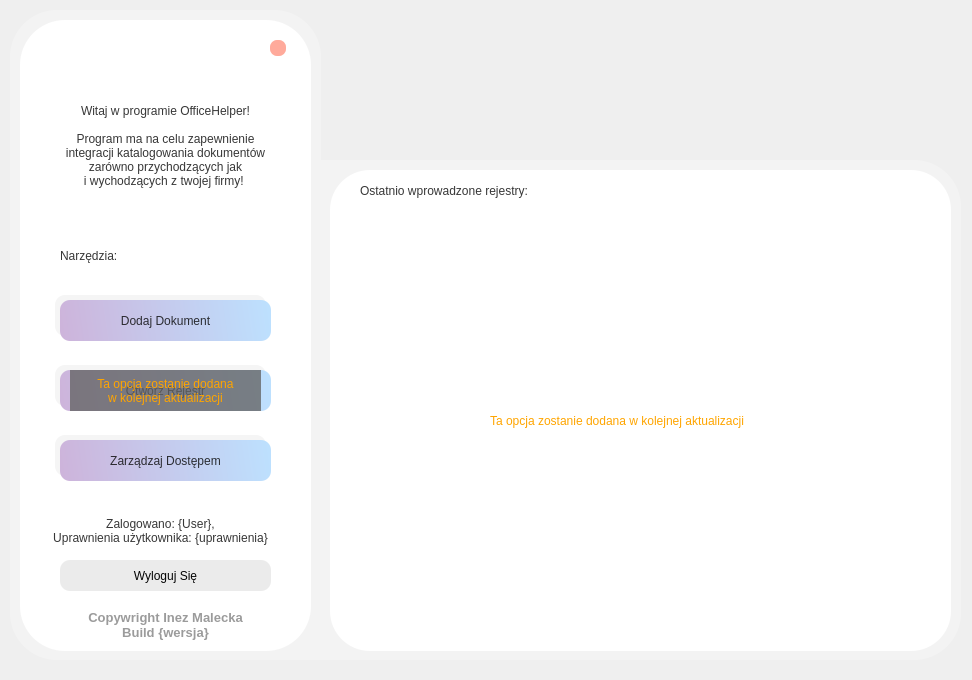
<?xml version="1.0" encoding="UTF-8"?>
<ui version="4.0">
 <class>mainwindow</class>
 <widget class="QWidget" name="mainwindow">
  <property name="geometry">
   <rect>
    <x>0</x>
    <y>0</y>
    <width>972</width>
    <height>680</height>
   </rect>
  </property>
  <property name="windowTitle">
   <string>MainWindow</string>
  </property>
  <widget class="QLabel" name="label">
   <property name="geometry">
    <rect>
     <x>10</x>
     <y>10</y>
     <width>311</width>
     <height>650</height>
    </rect>
   </property>
   <property name="font">
    <font>
     <stylestrategy>PreferAntialias</stylestrategy>
     <hintingpreference>PreferFullHinting</hintingpreference>
    </font>
   </property>
   <property name="mouseTracking">
    <bool>true</bool>
   </property>
   <property name="styleSheet">
    <string notr="true">
background-color:rgba(255, 255, 255, 70);
border-radius: 47px;
border-bottom-right-radius: 0px;
</string>
   </property>
   <property name="text">
    <string/>
   </property>
   <property name="scaledContents">
    <bool>true</bool>
   </property>
  </widget>
  <widget class="QLabel" name="label_3">
   <property name="geometry">
    <rect>
     <x>360</x>
     <y>170</y>
     <width>241</width>
     <height>41</height>
    </rect>
   </property>
   <property name="styleSheet">
    <string notr="true">font: 500 14pt &quot;Futura&quot;;
color: rgba(0, 0, 0, 200)</string>
   </property>
   <property name="text">
    <string>Ostatnio wprowadzone rejestry:</string>
   </property>
  </widget>
  <widget class="QPushButton" name="rejestr">
   <property name="geometry">
    <rect>
     <x>60</x>
     <y>370</y>
     <width>211</width>
     <height>41</height>
    </rect>
   </property>
   <property name="styleSheet">
    <string notr="true">QPushButton#rejestr{
	background-color: qlineargradient(spread:pad, x1:0, y1:0.505682, x2:1, y2:0.477, stop:0 rgb(205, 180, 219), stop:1 rgb(189, 224, 254));
	font: 500 16pt &quot;Futura&quot;;
	color:rgba(10, 10, 10, 210);
	border-radius:10px;
}

QPushButton#rejestr:hover{
	background-color: qlineargradient(spread:pad, x1:0, y1:0.505682, x2:1, y2:0.477, stop:0 rgb(215, 190, 229), stop:1 rgb(199, 234, 255));
}

QPushButton#rejestr:pressed{
	padding-left:2px;
	padding-top:2px;
	background-color: qlineargradient(spread:pad, x1:0, y1:0.505682, x2:1, y2:0.477, stop:0 rgb(185, 160, 199), stop:1 rgb(169, 204, 225));
}</string>
   </property>
   <property name="text">
    <string>Otwórz Rejestr</string>
   </property>
  </widget>
  <widget class="QPushButton" name="formularz">
   <property name="geometry">
    <rect>
     <x>60</x>
     <y>300</y>
     <width>211</width>
     <height>41</height>
    </rect>
   </property>
   <property name="styleSheet">
    <string notr="true">QPushButton#formularz{
	background-color: qlineargradient(spread:pad, x1:0, y1:0.505682, x2:1, y2:0.477, stop:0 rgb(205, 180, 219), stop:1 rgb(189, 224, 254));
	font: 500 16pt &quot;Futura&quot;;
	color:rgba(10, 10, 10, 210);
	border-radius:10px;
}

QPushButton#formularz:hover{
	background-color: qlineargradient(spread:pad, x1:0, y1:0.505682, x2:1, y2:0.477, stop:0 rgb(215, 190, 229), stop:1 rgb(199, 234, 255));
}

QPushButton#formularz:pressed{
	padding-left:2px;
	padding-top:2px;
	background-color: qlineargradient(spread:pad, x1:0, y1:0.505682, x2:1, y2:0.477, stop:0 rgb(185, 160, 199), stop:1 rgb(169, 204, 225));
}</string>
   </property>
   <property name="text">
    <string>Dodaj Dokument</string>
   </property>
  </widget>
  <widget class="QLabel" name="label_4">
   <property name="geometry">
    <rect>
     <x>60</x>
     <y>240</y>
     <width>211</width>
     <height>31</height>
    </rect>
   </property>
   <property name="styleSheet">
    <string notr="true">font: 500 14pt &quot;Futura&quot;;
color: rgba(0,0, 0, 200)</string>
   </property>
   <property name="text">
    <string>Narzędzia:</string>
   </property>
  </widget>
  <widget class="QLabel" name="label_6">
   <property name="geometry">
    <rect>
     <x>55</x>
     <y>365</y>
     <width>211</width>
     <height>41</height>
    </rect>
   </property>
   <property name="styleSheet">
    <string notr="true">background-color: rgba(0, 0, 0,10);
color: rgb(0,0,0);
border-radius:10px;</string>
   </property>
   <property name="text">
    <string/>
   </property>
  </widget>
  <widget class="QLabel" name="build">
   <property name="geometry">
    <rect>
     <x>20</x>
     <y>600</y>
     <width>291</width>
     <height>50</height>
    </rect>
   </property>
   <property name="font">
    <font>
     <pointsize>10</pointsize>
     <bold>true</bold>
    </font>
   </property>
   <property name="cursor">
    <cursorShape>ArrowCursor</cursorShape>
   </property>
   <property name="styleSheet">
    <string notr="true">text-align: center;
color:rgba(0, 0, 0, 100);</string>
   </property>
   <property name="text">
    <string>Copywright Inez Malecka 
Build {wersja}</string>
   </property>
   <property name="alignment">
    <set>Qt::AlignCenter</set>
   </property>
  </widget>
  <widget class="QLabel" name="zalogowano">
   <property name="geometry">
    <rect>
     <x>40</x>
     <y>510</y>
     <width>241</width>
     <height>41</height>
    </rect>
   </property>
   <property name="styleSheet">
    <string notr="true">font: 500 12pt &quot;Futura&quot;;
color: rgba(0, 0, 0, 200)</string>
   </property>
   <property name="text">
    <string>Zalogowano: {User}, 
Uprawnienia użytkownika: {uprawnienia}</string>
   </property>
   <property name="alignment">
    <set>Qt::AlignCenter</set>
   </property>
  </widget>
  <widget class="QPushButton" name="wyloguj">
   <property name="geometry">
    <rect>
     <x>60</x>
     <y>560</y>
     <width>211</width>
     <height>31</height>
    </rect>
   </property>
   <property name="styleSheet">
    <string notr="true">
QPushButton#wyloguj{
	background-color: rgba(0, 0, 0,20);
	font: 500 14pt &quot;Futura&quot;;
	color: rgba(0,0,0,250);
	border-radius:10px;
}QPushButton#wyloguj:hover{
	background-color: rgba(0, 0, 0,40);
}QPushButton#wyloguj:pressed{
	background-color: rgba(0, 0, 0,80);
	color: rgba(0,0,0,100);
	border-radius:10px;
}</string>
   </property>
   <property name="text">
    <string>Wyloguj Się</string>
   </property>
  </widget>
  <widget class="QLabel" name="label_7">
   <property name="geometry">
    <rect>
     <x>55</x>
     <y>295</y>
     <width>211</width>
     <height>41</height>
    </rect>
   </property>
   <property name="styleSheet">
    <string notr="true">background-color: rgba(0, 0, 0,10);
color: rgb(0,0,0);
border-radius:10px;</string>
   </property>
   <property name="text">
    <string/>
   </property>
  </widget>
  <widget class="QLabel" name="tlo_biale">
   <property name="geometry">
    <rect>
     <x>20</x>
     <y>20</y>
     <width>291</width>
     <height>631</height>
    </rect>
   </property>
   <property name="styleSheet">
    <string notr="true">background-color:rgba(255, 255, 255, 255);
border-radius: 45px;</string>
   </property>
   <property name="text">
    <string/>
   </property>
   <property name="alignment">
    <set>Qt::AlignCenter</set>
   </property>
  </widget>
  <widget class="QLabel" name="tlo_biale_2">
   <property name="geometry">
    <rect>
     <x>330</x>
     <y>170</y>
     <width>621</width>
     <height>481</height>
    </rect>
   </property>
   <property name="styleSheet">
    <string notr="true">background-color:rgba(255, 255, 255, 255);
border-radius: 40px;</string>
   </property>
   <property name="text">
    <string/>
   </property>
  </widget>
  <widget class="QPushButton" name="zamknij">
   <property name="geometry">
    <rect>
     <x>270</x>
     <y>40</y>
     <width>16</width>
     <height>16</height>
    </rect>
   </property>
   <property name="styleSheet">
    <string notr="true">QPushButton#zamknij{
	background-color: rgba(255, 38, 0, 100);
	border-radius:7px;
}

QPushButton#zamknij:hover{
	background-color: rgba(255, 38, 0, 170);
	border-radius:7px;
}


QPushButton#zamknij:pressed{
	padding-left:5px;
	padding-top:5px;
	background-color: rgba(255, 38, 0, 255);
	border-radius:7px;
}</string>
   </property>
   <property name="text">
    <string/>
   </property>
  </widget>
  <widget class="QLabel" name="label_5">
   <property name="geometry">
    <rect>
     <x>20</x>
     <y>70</y>
     <width>291</width>
     <height>151</height>
    </rect>
   </property>
   <property name="styleSheet">
    <string notr="true">font: 500 12pt &quot;Futura&quot;;
color: rgba(0,0, 0, 200)</string>
   </property>
   <property name="text">
    <string>Witaj w programie OfficeHelper!

Program ma na celu zapewnienie
integracji katalogowania dokumentów 
zarówno przychodzących jak 
i wychodzących z twojej firmy! </string>
   </property>
   <property name="alignment">
    <set>Qt::AlignCenter</set>
   </property>
  </widget>
  <widget class="QLabel" name="label_2">
   <property name="geometry">
    <rect>
     <x>321</x>
     <y>160</y>
     <width>640</width>
     <height>500</height>
    </rect>
   </property>
   <property name="font">
    <font>
     <stylestrategy>PreferAntialias</stylestrategy>
     <hintingpreference>PreferFullHinting</hintingpreference>
    </font>
   </property>
   <property name="mouseTracking">
    <bool>true</bool>
   </property>
   <property name="styleSheet">
    <string notr="true">
background-color:rgba(255, 255, 255, 70);
border-radius: 47px;
border-bottom-left-radius: 0px;
border-top-left-radius: -20px;
</string>
   </property>
   <property name="text">
    <string/>
   </property>
   <property name="scaledContents">
    <bool>true</bool>
   </property>
  </widget>
  <widget class="QPushButton" name="dodaj_user">
   <property name="geometry">
    <rect>
     <x>60</x>
     <y>440</y>
     <width>211</width>
     <height>41</height>
    </rect>
   </property>
   <property name="styleSheet">
    <string notr="true">QPushButton#dodaj_user{
	background-color: qlineargradient(spread:pad, x1:0, y1:0.505682, x2:1, y2:0.477, stop:0 rgb(205, 180, 219), stop:1 rgb(189, 224, 254));
	font: 500 16pt &quot;Futura&quot;;
	color:rgba(10, 10, 10, 210);
	border-radius:10px;
}

QPushButton#dodaj_user:hover{
	background-color: qlineargradient(spread:pad, x1:0, y1:0.505682, x2:1, y2:0.477, stop:0 rgb(215, 190, 229), stop:1 rgb(199, 234, 255));
}

QPushButton#dodaj_user:pressed{
	padding-left:2px;
	padding-top:2px;
	background-color: qlineargradient(spread:pad, x1:0, y1:0.505682, x2:1, y2:0.477, stop:0 rgb(185, 160, 199), stop:1 rgb(169, 204, 225));
}</string>
   </property>
   <property name="text">
    <string>Zarządzaj Dostępem</string>
   </property>
  </widget>
  <widget class="QLabel" name="tlo_dodaj_user">
   <property name="geometry">
    <rect>
     <x>55</x>
     <y>435</y>
     <width>211</width>
     <height>41</height>
    </rect>
   </property>
   <property name="styleSheet">
    <string notr="true">background-color: rgba(0, 0, 0,10);
color: rgb(0,0,0);
border-radius:10px;</string>
   </property>
   <property name="text">
    <string/>
   </property>
  </widget>
  <widget class="QLabel" name="label_8">
   <property name="geometry">
    <rect>
     <x>490</x>
     <y>380</y>
     <width>301</width>
     <height>81</height>
    </rect>
   </property>
   <property name="styleSheet">
    <string notr="true">font: 500 13pt &quot;Futura&quot;;
color: orange</string>
   </property>
   <property name="text">
    <string>Ta opcja zostanie dodana w kolejnej aktualizacji</string>
   </property>
  </widget>
  <widget class="QLabel" name="label_9">
   <property name="geometry">
    <rect>
     <x>70</x>
     <y>370</y>
     <width>191</width>
     <height>41</height>
    </rect>
   </property>
   <property name="styleSheet">
    <string notr="true">font: 500 13pt &quot;Futura&quot;;
color: orange;
background-color: rgba(100,100,100,200)</string>
   </property>
   <property name="text">
    <string>Ta opcja zostanie dodana
w kolejnej aktualizacji</string>
   </property>
   <property name="alignment">
    <set>Qt::AlignCenter</set>
   </property>
  </widget>
  <zorder>tlo_biale_2</zorder>
  <zorder>tlo_biale</zorder>
  <zorder>label_2</zorder>
  <zorder>label</zorder>
  <zorder>label_3</zorder>
  <zorder>label_4</zorder>
  <zorder>label_6</zorder>
  <zorder>rejestr</zorder>
  <zorder>build</zorder>
  <zorder>label_7</zorder>
  <zorder>formularz</zorder>
  <zorder>zalogowano</zorder>
  <zorder>wyloguj</zorder>
  <zorder>zamknij</zorder>
  <zorder>label_5</zorder>
  <zorder>tlo_dodaj_user</zorder>
  <zorder>dodaj_user</zorder>
  <zorder>label_8</zorder>
  <zorder>label_9</zorder>
 </widget>
 <resources/>
 <connections/>
</ui>
